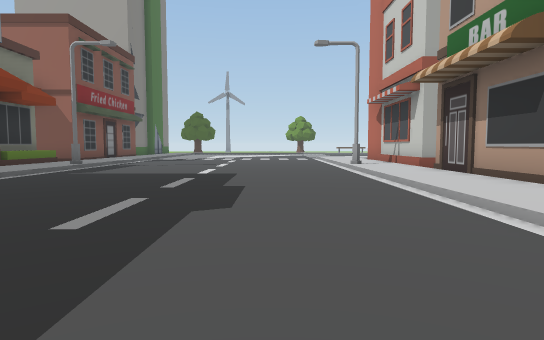
view 1 (above)

24 first-person views from a walk through a Unity game level. The camera is 1.2 m above the floor, tilts 4° down and sees 75° across. The floor is counted in squares, 2 m on a side. Each view is taken from the middle of a square. On the plan, view 1 faces up. The plan holds only what a view shows up to about 10 squares ahead; the rest is blank. The place goes on beyond the plan.

view 2
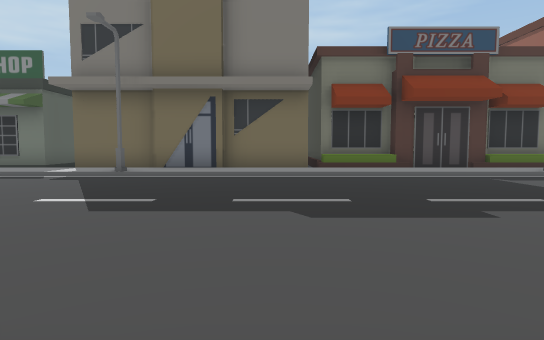

view 3
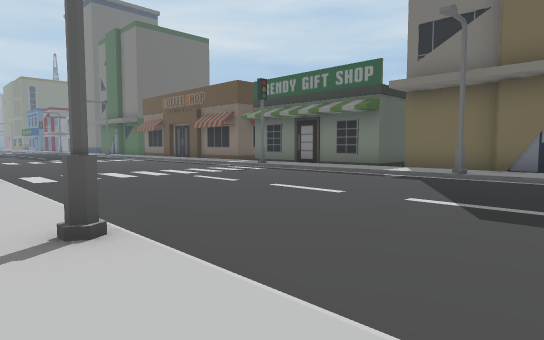

view 4
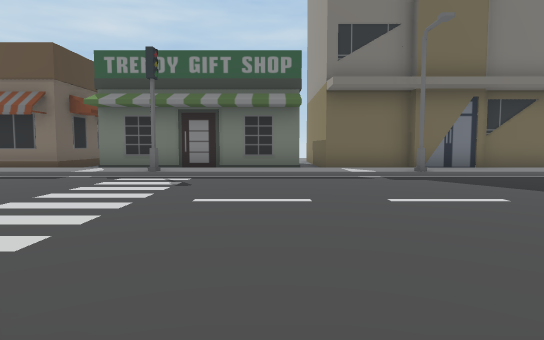

view 5
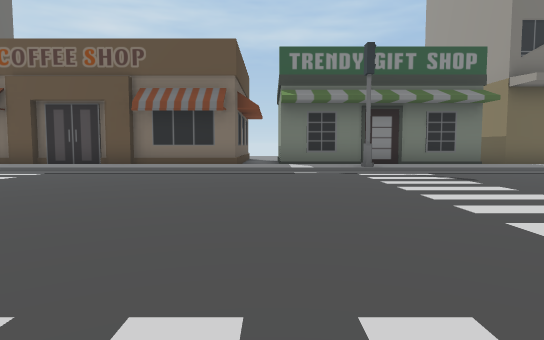

view 6
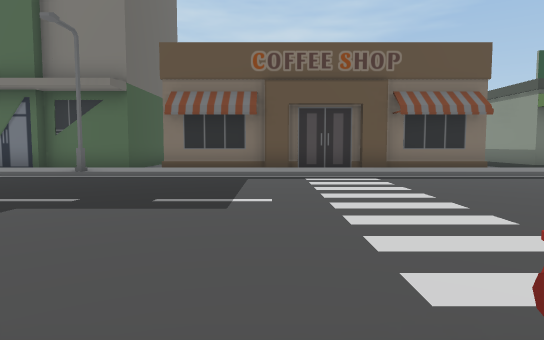

view 7
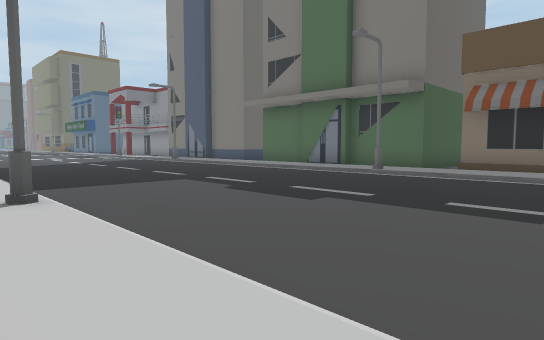

view 8
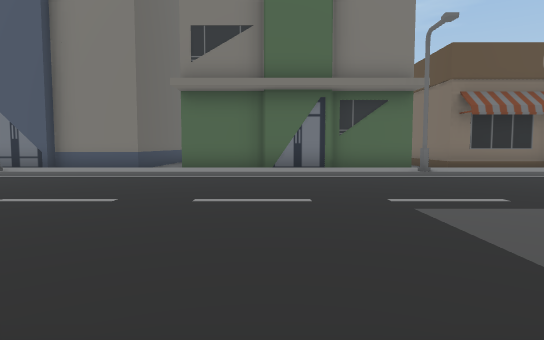

view 9
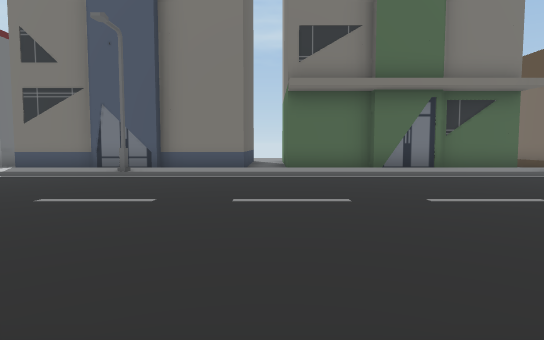

view 10
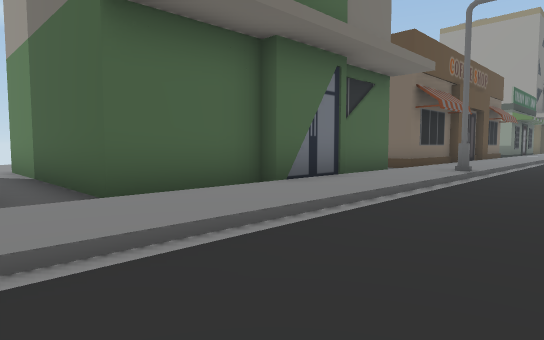

view 11
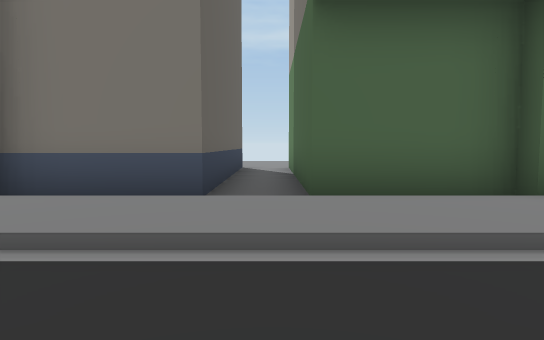

view 12
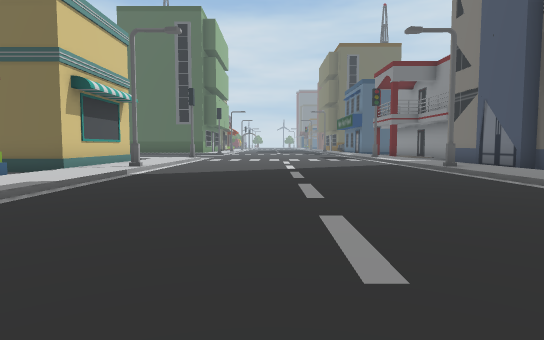

view 13
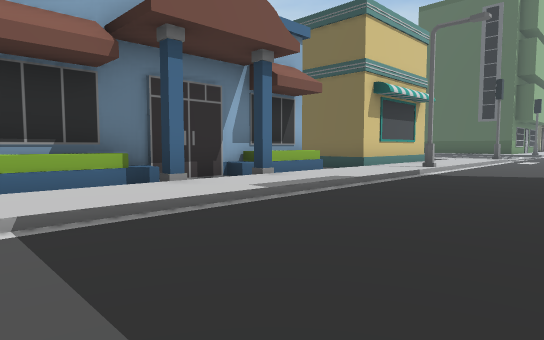

view 14
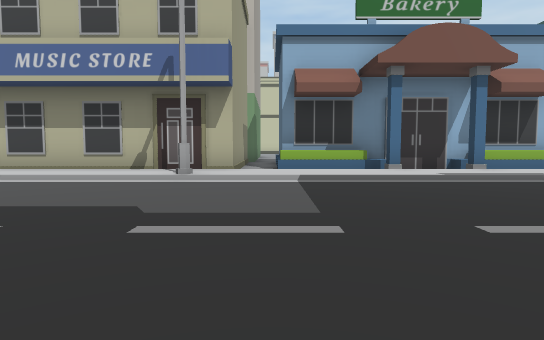

view 15
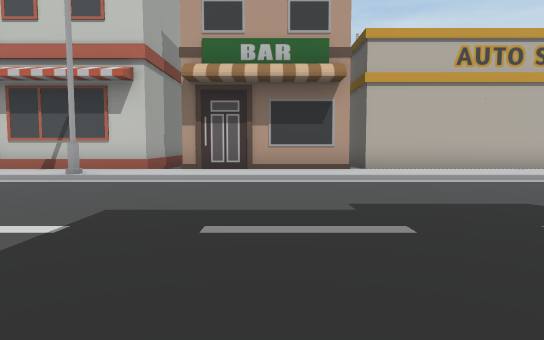

view 16
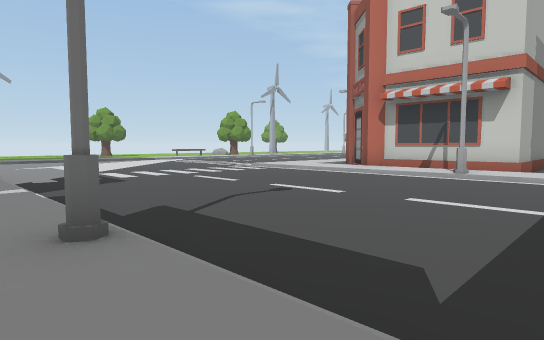

view 17
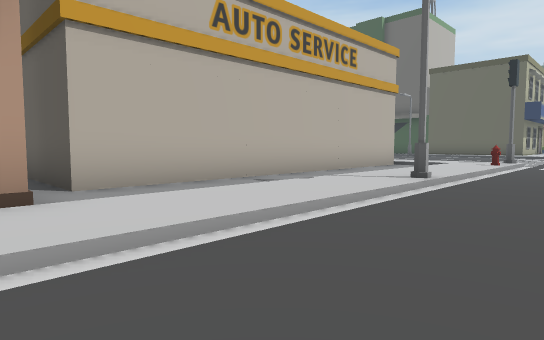

view 18
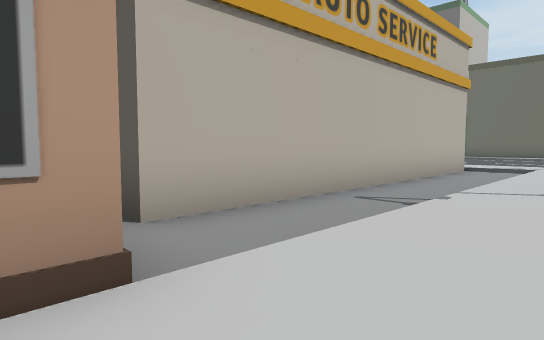

view 19
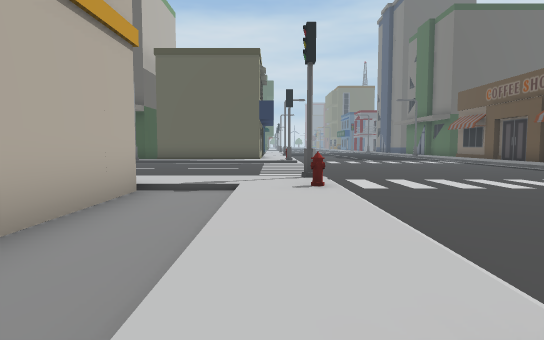

view 20
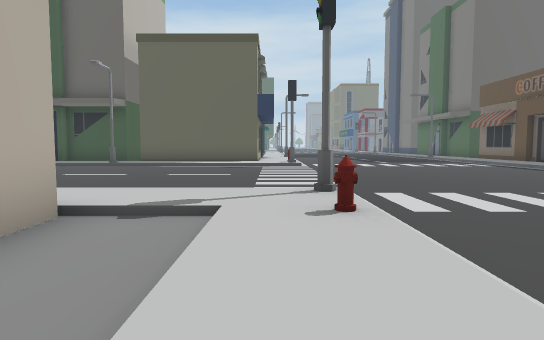

view 21
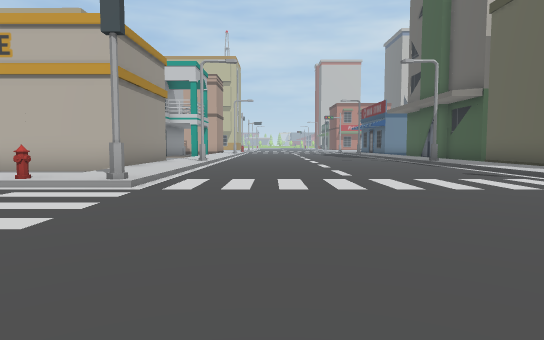

view 22
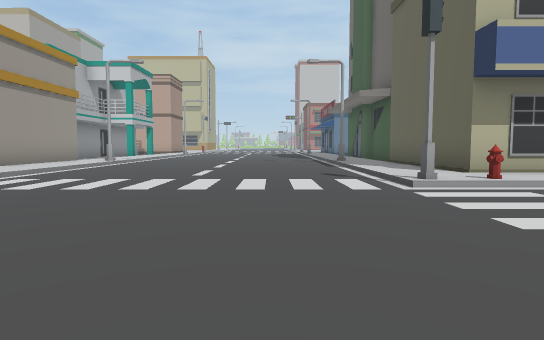

view 23
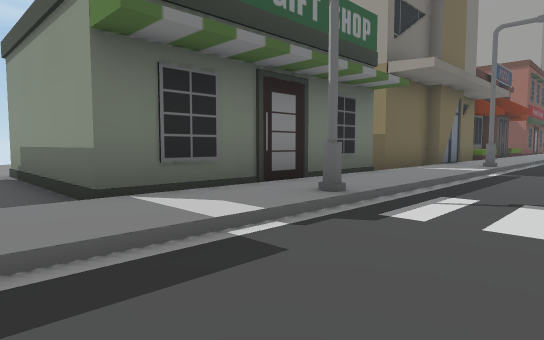

view 24
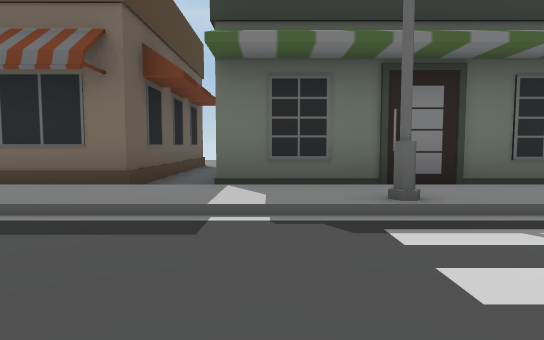

### Floor plan
Key: @ floor where view 1 was taken; # wall or solid block; x gap in a wall; . main floor; : floor 0.25 m higher than the main floor; / step, stairs or slope; ^ raised ledge; B building; S streetlight; H hydrant.
Columns run from 12 left of view 1 to 7 right of it. Each row starts with its distance up from view 1.
 11       //....../:#
 10      B:S......S:#
  9      B:/....../:x^^
  8      B:/....../:#
  7      B:/....../:#
  6      B:/....../:#
  5      B:/....../:#
  4      B:/....../:....
  3      B:/....../:.BBB
  2      B:/....../:.B
  1      B:/....../:.B
  0      B:/....@./:.B
 -1      B:S......S:.B
 -2     BB:/....../:.B
 -3      #:/....../:.B
 -4      #:/....../:.B
 -5      #:/......H:.BBB
 -6      #:/....../:::::
 -7      #:#......#/////
 -8  #####:/............
 -9 ......:/............
-10 ######:/............
-11      #:/............
-12      #:/............
-13      #:/............
-14      #:/......//////
-15      #:/......H:::::
-16      #:/....../:####
-17      #:/....../:#
-18      #:/....../:#
-19     ##:/....../:#
-20      B:S......S:#
-21      B:/....../:###
-22      B:/......// BB
-23      B:/......// B
-24      B:/......// B
-25      B:/....../: B
-26 BBBBBB:/....../:.B
-27 ......:/......// B
-28 BBBBBB:/......// B
-29      B:/......//
-30      B:S......S:##
-31      B:/....../:#
-32      B:/....../:#

Positions as (right, up) in squares from view 1, and headings:
1: (0, 0), facing up
2: (3, 3), facing left
3: (3, 2), facing down-left
4: (3, -4), facing left
5: (3, -9), facing left
6: (3, -16), facing left
7: (3, -16), facing down-left
8: (3, -24), facing left
9: (3, -27), facing left
10: (-3, -28), facing up-left
11: (-3, -27), facing left
12: (-1, -22), facing down
13: (-1, -22), facing down-right
14: (-4, -22), facing right
15: (-4, 6), facing right
16: (-6, 7), facing up-right
17: (0, 5), facing down-right
18: (2, 5), facing down-right
19: (3, 0), facing down
20: (3, -2), facing down
21: (-3, -9), facing right
22: (-3, -12), facing right
23: (-3, -10), facing up-left
24: (-2, -8), facing left
